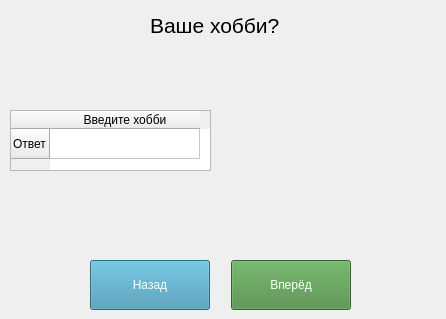
<?xml version="1.0" encoding="UTF-8"?>
<ui version="4.0">
 <class>MainWindow</class>
 <widget class="QMainWindow" name="MainWindow">
  <property name="geometry">
   <rect>
    <x>0</x>
    <y>0</y>
    <width>446</width>
    <height>319</height>
   </rect>
  </property>
  <property name="minimumSize">
   <size>
    <width>446</width>
    <height>319</height>
   </size>
  </property>
  <property name="maximumSize">
   <size>
    <width>446</width>
    <height>319</height>
   </size>
  </property>
  <property name="windowTitle">
   <string>MainWindow</string>
  </property>
  <property name="styleSheet">
   <string notr="true"/>
  </property>
  <widget class="QWidget" name="centralwidget">
   <widget class="QLabel" name="label_task">
    <property name="geometry">
     <rect>
      <x>150</x>
      <y>10</y>
      <width>131</width>
      <height>31</height>
     </rect>
    </property>
    <property name="font">
     <font>
      <family>Segoe UI</family>
      <pointsize>16</pointsize>
     </font>
    </property>
    <property name="styleSheet">
     <string notr="true">color: rgb(0, 0, 0);</string>
    </property>
    <property name="text">
     <string>Ваше хобби?</string>
    </property>
   </widget>
   <widget class="QLabel" name="label_img">
    <property name="geometry">
     <rect>
      <x>240</x>
      <y>50</y>
      <width>191</width>
      <height>171</height>
     </rect>
    </property>
    <property name="styleSheet">
     <string notr="true">color: rgb(0, 0, 0);</string>
    </property>
    <property name="text">
     <string/>
    </property>
    <property name="pixmap">
     <pixmap>../images/hobby.png</pixmap>
    </property>
   </widget>
   <widget class="QPushButton" name="btn_back">
    <property name="geometry">
     <rect>
      <x>90</x>
      <y>260</y>
      <width>120</width>
      <height>50</height>
     </rect>
    </property>
    <property name="font">
     <font>
      <family>Segoe UI</family>
     </font>
    </property>
    <property name="styleSheet">
     <string notr="true">color: rgb(255, 255, 255);
background-color: rgb(63, 147, 176);</string>
    </property>
    <property name="text">
     <string>Назад</string>
    </property>
   </widget>
   <widget class="QPushButton" name="btn_next">
    <property name="geometry">
     <rect>
      <x>231</x>
      <y>260</y>
      <width>120</width>
      <height>50</height>
     </rect>
    </property>
    <property name="font">
     <font>
      <family>Segoe UI</family>
     </font>
    </property>
    <property name="styleSheet">
     <string notr="true">color: rgb(255, 255, 255);
background-color: rgb(73, 139, 65);</string>
    </property>
    <property name="text">
     <string>Вперёд</string>
    </property>
   </widget>
   <widget class="QTableWidget" name="tableWidget">
    <property name="geometry">
     <rect>
      <x>10</x>
      <y>110</y>
      <width>201</width>
      <height>61</height>
     </rect>
    </property>
    <property name="styleSheet">
     <string notr="true">color: rgb(0, 0, 0);</string>
    </property>
    <attribute name="horizontalHeaderDefaultSectionSize">
     <number>150</number>
    </attribute>
    <row>
     <property name="text">
      <string>Ответ</string>
     </property>
    </row>
    <column>
     <property name="text">
      <string>Введите хобби</string>
     </property>
    </column>
    <item row="0" column="0">
     <property name="text">
      <string/>
     </property>
     <property name="background">
      <brush brushstyle="NoBrush">
       <color alpha="255">
        <red>0</red>
        <green>0</green>
        <blue>0</blue>
       </color>
      </brush>
     </property>
     <property name="foreground">
      <brush brushstyle="NoBrush">
       <color alpha="255">
        <red>0</red>
        <green>0</green>
        <blue>0</blue>
       </color>
      </brush>
     </property>
    </item>
   </widget>
  </widget>
 </widget>
 <resources/>
 <connections/>
</ui>
